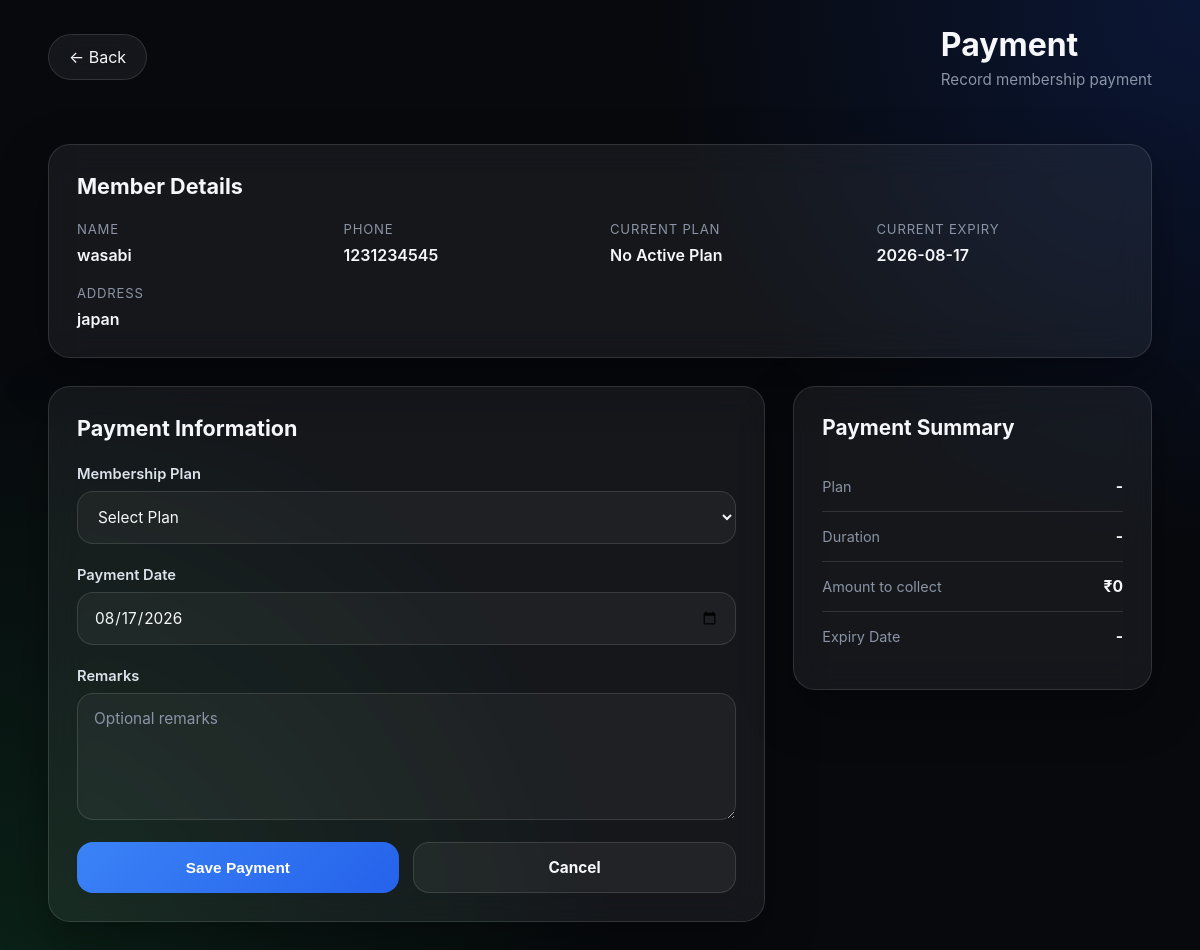
The page /members/9/membership (signed in) on the database as committed earlier.
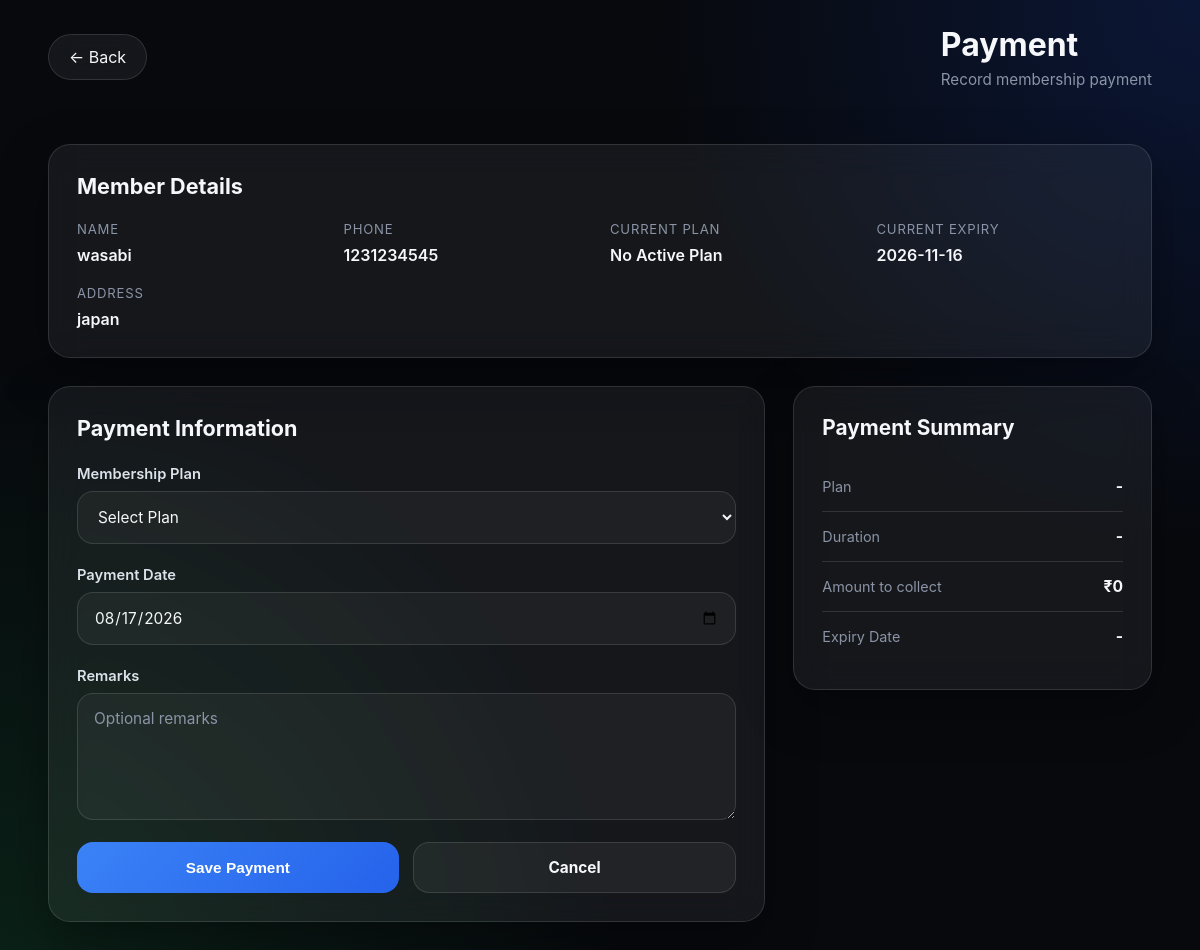
The same page on the database as committed later.
### models.py (models this page shows, shortened)
class Member(db.Model):
    __tablename__ = "member"
    id = db.Column(db.Integer, primary_key=True)
    owner_id = db.Column(
        db.Integer,
        db.ForeignKey("gym_owner.id"),
        nullable=False,
        index=True
    )
    name = db.Column(db.String(100), nullable=False)
    address = db.Column(db.String(150), nullable=False)
    phone = db.Column(db.String(15), nullable=False)
    join_date = db.Column(db.Date, nullable=False)
    notes = db.Column(db.Text)
    active = db.Column(db.Boolean, default=True)
    current_plan_id = db.Column(
        db.Integer,
        db.ForeignKey("membership_plan.id")
    )
    membership_start = db.Column(db.Date)
    membership_expiry = db.Column(db.Date)
    memberships = db.relationship(
        "Membership",
        backref="member",
        lazy=True,
        cascade="all, delete-orphan"
    )
    attendance = db.relationship(
        "Attendance",
        backref="member",
        lazy=True,
        cascade="all, delete-orphan"
    )
    __table_args__ = (
        db.UniqueConstraint(
            "owner_id",
            "name",
            name="uq_owner_member_name"
        ),
    )

### routes/members.py (the view, shortened to what this page needs)
@members_bp.route("/members/<int:member_id>/membership", methods=["GET", "POST"])
@login_required
def add_membership(member_id):
    member = Member.query.get_or_404(member_id)
    if member.owner_id != current_user.id:
        abort(403)
    plans = MembershipPlan.query.filter_by(owner_id=current_user.id, active=True).all()
    errors = {}
    return render_template("payment.html", member=member, plans=plans, errors=errors, server_error=False)

### main.py (called while the page is built)
def create_app():
    app = Flask(__name__)
    app.secret_key = "ppp"
    app.config["SQLALCHEMY_DATABASE_URI"] = "sqlite:///gym.db"
    app.config["SQLALCHEMY_TRACK_MODIFICATIONS"] = False
    db.init_app(app)
    login_manager = LoginManager()
    login_manager.init_app(app)
    login_manager.login_view = "auth.login"
    @login_manager.user_loader
    def load_user(user_id):
        return db.session.get(GymOwner, int(user_id))
    from routes.admin import admin_bp
    from routes.auth import auth_bp
    from routes.members import members_bp
    from routes.settings import settings_bp
    app.register_blueprint(auth_bp)
    app.register_blueprint(members_bp)
    app.register_blueprint(settings_bp)
    app.register_blueprint(admin_bp)
    return app

### templates/payment.html (shortened to what this page needs)
<!DOCTYPE html>
<html lang="en">
<head>
  <link rel="stylesheet" href="{{ url_for('static', filename='css/payment.css') }}">
</head>
<body>
  <header class="topbar">
    <a href="javascript:history.back()" class="back-btn">
      ← Back
    </a>
    <div class="title-area">
      <h1>Payment</h1>
      <p>Record membership payment</p>
    </div>
  </header>
  <main class="page">
    <section class="member-card glass">
      <div class="card-header">
        <h2>Member Details</h2>
      </div>
      <div class="member-grid">
        <div class="item">
          <span class="label">Name</span>
          <span class="value">{{ member.name }}</span>
        </div>
        <div class="item">
          <span class="label">Phone</span>
          <span class="value">{{ member.phone }}</span>
        </div>
        <div class="item">
          <span class="label">Current Plan</span>
          <span class="value">
            {{ member.current_plan or "No Active Plan" }}
          </span>
        </div>
        <div class="item">
          <span class="label">Current Expiry</span>
          <span class="value">
            {{ member.membership_expiry or "-" }}
          </span>
        </div>
        <div class="item full">
          <span class="label">Address</span>
          <span class="value">
            {{ member.address }}
          </span>
        </div>
      </div>
    </section>
    <section class="payment-layout">
      <form method="POST" class="glass payment-form" novalidate
        data-current-expiry="{{ member.membership_expiry.isoformat() if member.membership_expiry else '' }}">
        <h2>Payment Information</h2>
        <div class="form-group">
          <label for="plan_id">
            Membership Plan
          </label>
          <select id="plan_id" name="plan_id" required>
            <option value="">
              Select Plan
            </option>
            {% for plan in plans %}
            <br>
            {% endfor %}
          </select>
        </div>
        <div class="form-group">
          <label for="payment_date">
            Payment Date
          </label>
          <input type="date" id="payment_date" name="payment_date">
        </div>
        <div class="form-group">
          <label for="remarks">
            Remarks
          </label>
          <textarea id="remarks" name="remarks" rows="5" placeholder="Optional remarks"></textarea>
        </div>
        <div class="form-actions">
          <button type="submit" class="primary-btn">
            Save Payment
          </button>
          <a href="javascript:history.back()" class="secondary-btn">
            Cancel
          </a>
        </div>
      </form>
      <aside class="glass summary-card">
        <h2>Payment Summary</h2>
        <div class="summary-row">
          <span>Plan</span>
          <strong id="summary-plan">
          </strong>
        </div>
        <div class="summary-row">
          <span>Duration</span>
          <strong id="summary-duration">
          </strong>
        </div>
        <div class="summary-row">
          <span>Amount to collect</span>
          <strong id="summary-fee">
            ₹0
          </strong>
        </div>
        <div class="summary-row">
          <span>Expiry Date</span>
          <strong id="summary-expiry">
          </strong>
        </div>
      </aside>
    </section>
  </main>
</body>
</html>

### static/css/payment.css (style rules this page uses)
* { margin:0; padding:0; box-sizing:border-box; -webkit-tap-highlight-color:transparent; }
html { scroll-behavior:smooth; }
:root { --bg:#07090d; --bg2:#0f131b; --card:rgba(255,255,255,.06); --border:rgba(255,255,255,.12); --white:#f5f7fa; --text:#dbe2ea; --muted:#8a94a6; --blue:#3b82f6; --blue2:#2563eb; --green:#22c55e; --red:#ef4444; --orange:#f59e0b; --shadow:0 18px 50px rgba(0,0,0,.35); --radius:22px; --radius-small:14px; --transition:.25s ease; }
body { background: radial-gradient(circle at top right,#1d4ed833,transparent 35%), radial-gradient(circle at bottom left,#22c55e22,transparent 40%), var(--bg); color:var(--white); font-family: Inter, system-ui, sans-serif; min-height:100vh; transition: background .3s, color .3s; }
a { color:inherit; text-decoration:none; }
.page { width:min(1150px,92%); margin:auto; padding:30px 0 60px; }
.topbar { width:min(1150px,92%); margin:25px auto; display:flex; align-items:center; justify-content:space-between; gap:20px; flex-wrap:wrap; }
.title-area h1 { font-size:2rem; font-weight:700; margin-bottom:6px; }
.title-area p { color:var(--muted); font-size:.95rem; }
.back-btn { padding:12px 20px; border-radius:999px; background:var(--card); border:1px solid var(--border); backdrop-filter:blur(16px); transition:var(--transition); }
.glass { background:var(--card); border:1px solid var(--border); border-radius:var(--radius); backdrop-filter:blur(18px); box-shadow:var(--shadow); }
.member-card { padding:28px; margin-bottom:28px; animation:fadeUp .45s ease; }
.card-header { margin-bottom:22px; }
.card-header h2 { font-size:1.35rem; }
.member-grid { display:grid; grid-template-columns: repeat(auto-fit,minmax(220px,1fr)); gap:20px; }
.item { display:flex; flex-direction:column; gap:8px; }
.item.full { grid-column:1/-1; }
.label { font-size:.82rem; color:var(--muted); text-transform:uppercase; letter-spacing:.06em; }
.value { font-size:1rem; font-weight:600; word-break:break-word; }
.payment-layout { display:grid; grid-template-columns: 2fr 1fr; gap:28px; }
.payment-form { padding:28px; animation:fadeUp .55s ease; }
.payment-form h2 { margin-bottom:24px; font-size:1.35rem; }
.form-group { display:flex; flex-direction:column; gap:8px; margin-bottom:22px; }
.form-group label { font-size:.92rem; font-weight:600; color:var(--text); }
.form-group input, .form-group select, .form-group textarea { width:100%; padding:15px 16px; border-radius:16px; border:1px solid var(--border); background:rgba(255,255,255,.04); color:var(--white); font-size:.96rem; outline:none; transition:var(--transition); font-family:inherit; }
.form-group select { color-scheme:dark; }
.form-group select option { background:#0f131b; color:#f5f7fa; }
.form-group input::placeholder, .form-group textarea::placeholder { color:var(--muted); }
.form-group textarea { resize:vertical; min-height:120px; }
.form-actions { display:flex; gap:14px; margin-top:10px; flex-wrap:wrap; }
.primary-btn, .secondary-btn { flex:1; min-width:170px; padding:15px; border:none; border-radius:16px; font-size:.96rem; font-weight:700; cursor:pointer; transition:var(--transition); text-align:center; }
.primary-btn { background:linear-gradient(135deg,var(--blue),var(--blue2)); color:white; }
.secondary-btn { background:rgba(255,255,255,.05); border:1px solid var(--border); color:var(--white); }
.summary-card { padding:28px; height:fit-content; position:sticky; top:24px; animation:fadeUp .65s ease; }
.summary-card h2 { margin-bottom:22px; font-size:1.3rem; }
.summary-row { display:flex; justify-content:space-between; align-items:center; padding:15px 0; border-bottom:1px solid var(--border); gap:18px; }
.summary-row:last-child { border-bottom:none; }
.summary-row span { color:var(--muted); font-size:.9rem; }
.summary-row strong { font-size:.98rem; text-align:right; word-break:break-word; }

Rows that differ between the two databases and show on the page:
changed Member "wasabi": membership_expiry "2026-08-17" → "2026-11-16"
